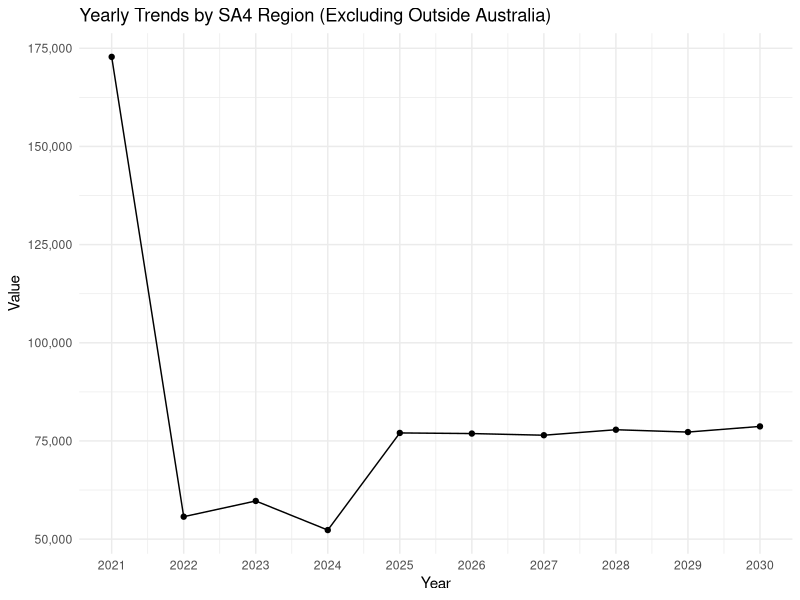

Write the R code that produced this figure.
library(readxl)
library(ggplot2)
library(dplyr)
library(tidyr)

library(tidyverse)

# Read the Excel file
sa_regions <- read_excel("SAregions_AUS.xlsx")

# Read the CSV file
complete_table <- read.csv("complete_table.csv")

complete_table <- complete_table %>%
  mutate(sa1reg = as.numeric(sa1reg))

merged_data <- left_join(complete_table, 
                         sa_regions,
                         by = c("sa1reg" = "SA1_CODE_2021"))


glimpse(merged_data)


# Reshape the data
merged_data <- merged_data %>%
  pivot_longer(cols = starts_with("X20"), 
               names_to = "Year", 
               values_to = "Value") %>%
  mutate(Year = as.integer(sub("X", "", Year))) 

merged_data <- merged_data %>%
  filter(SA4_NAME_2021 != "Outside Australia")

merged_data_SA4 <- merged_data |> 
  group_by(SA4_NAME_2021, Year) |> 
  summarise(Value = sum(Value, 
                        na.rm = TRUE)) |> 
  ungroup()

merged_data_total <- merged_data |> 
  group_by(Year) |> 
  summarise(Value = sum(Value, 
                        na.rm = TRUE)) |> 
  ungroup()


merged_data_total |> 
ggplot( aes(x = Year, y = Value
            #, color = SA4_NAME_2021, group = SA4_NAME_2021
            )) +
  geom_line() +
  geom_point() +  # Add points for each year
  scale_x_continuous(breaks = seq(2021, 2030, by = 1)) +  # Ensure each year is shown separately
  scale_y_continuous(labels = scales::comma) +  # Rescale the y-axis and add comma separator for large numbers
  labs(title = "Yearly Trends by SA4 Region (Excluding Outside Australia)",
       x = "Year",
       y = "Value",
       color = "SA4 Region") +
  theme_minimal() 
# +facet_wrap(~ SA4_NAME_2021, scales = "free_y")  # Facet wrap by SA4_NAME with independent y-scales



